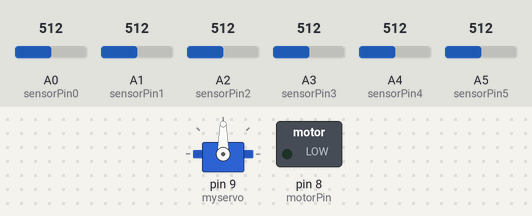
The sketch below on a simulated Arduino Uno, built with avr-gcc and run on an emulated ATmega328P. Parts: servo, switched loads named in the sketch (green lamp = pin HIGH). The inputs (shaded band) are chosen by the test bench; at power-on: A0 (sensorPin0) = 512, A1 (sensorPin1) = 512, A2 (sensorPin2) = 512, A3 (sensorPin3) = 512, A4 (sensorPin4) = 512, A5 (sensorPin5) = 512.

Above: at 1.2 s.
1.3 s: A0 (sensorPin0) set to 524
At 1.7 s:
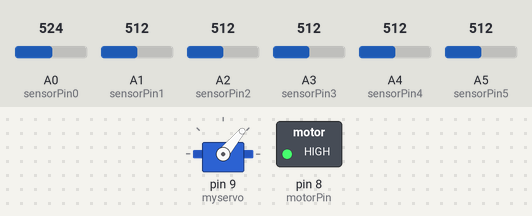
2.8 s: A1 (sensorPin1) set to 536
At 3.4 s:
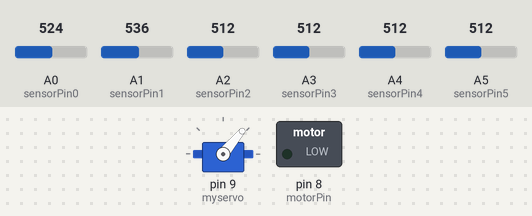
4.3 s: A2 (sensorPin2) set to 528
5.8 s: A2 (sensorPin2) set to 554
At 7.0 s:
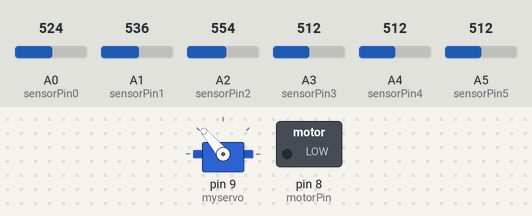
7.3 s: A3 (sensorPin3) set to 716
At 7.9 s:
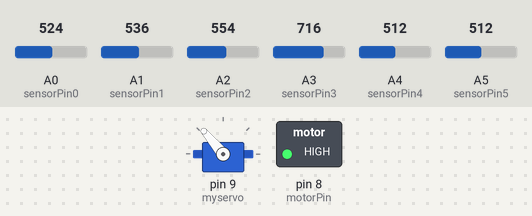
8.8 s: A4 (sensorPin4) set to 992
At 9.4 s:
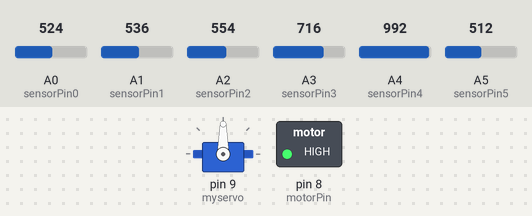
Timing chart, 0 to 11.3 s (numbered marks = the images above; inputs shaded):
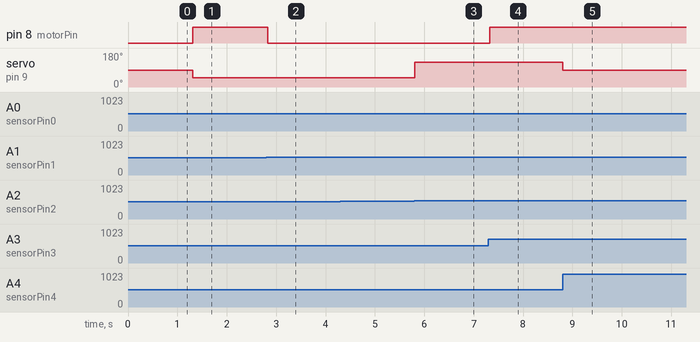

The sketch:

photobot2.ino
```cpp
#include <Servo.h>
int sensorPin0 = 0;
int sensorPin1 = 1;
int sensorPin2 = 2;
int sensorPin3 = 3;
int sensorPin4 = 4;
int sensorPin5 = 5;

int hacheurPin = 7;
int motorPin = 8;


Servo myservo;  // create servo object to control a servo
                // a maximum of eight servo objects can be created
int pos=90;    // variable to store the servo position

void setup()
{
  myservo.attach(9);  // attaches the servo on pin 9 to the servo object
  pinMode(motorPin,OUTPUT);

}


void loop()
{

  myservo.write(pos);
  delay(30);


  while(1)
  {
  if((analogRead(sensorPin0)>analogRead(sensorPin1)) && (analogRead(sensorPin0)>analogRead(sensorPin2)) && (analogRead(sensorPin0)>analogRead(sensorPin3)) && (analogRead(sensorPin0)>analogRead(sensorPin4)) && (analogRead(sensorPin0)>analogRead(sensorPin5)))
    {
       myservo.write(50);
       digitalWrite(motorPin,HIGH);
    }
  if((analogRead(sensorPin1)>analogRead(sensorPin0)) && (analogRead(sensorPin1)>analogRead(sensorPin2)) && (analogRead(sensorPin1)>analogRead(sensorPin3)) && (analogRead(sensorPin1)>analogRead(sensorPin4)) && (analogRead(sensorPin1)>analogRead(sensorPin5)))
    {
       myservo.write(50);
       digitalWrite(motorPin,LOW);
    }
  if((analogRead(sensorPin2)>analogRead(sensorPin0)) && (analogRead(sensorPin2)>analogRead(sensorPin1)) && (analogRead(sensorPin2)>analogRead(sensorPin3)) && (analogRead(sensorPin2)>analogRead(sensorPin4)) && (analogRead(sensorPin2)>analogRead(sensorPin5)))
    {
       myservo.write(130);
       digitalWrite(motorPin,LOW);
    }
  if((analogRead(sensorPin3)>analogRead(sensorPin0)) && (analogRead(sensorPin3)>analogRead(sensorPin1)) && (analogRead(sensorPin3)>analogRead(sensorPin2)) && (analogRead(sensorPin3)>analogRead(sensorPin4))&& (analogRead(sensorPin3)>analogRead(sensorPin5)))
    {
       myservo.write(130);
       digitalWrite(motorPin,HIGH);
    }
  if((analogRead(sensorPin4)>analogRead(sensorPin0)) && (analogRead(sensorPin4)>analogRead(sensorPin1)) && (analogRead(sensorPin4)>analogRead(sensorPin2)) && (analogRead(sensorPin4)>analogRead(sensorPin3))&& (analogRead(sensorPin4)>analogRead(sensorPin5)))
    {
       myservo.write(90);
       digitalWrite(motorPin,HIGH);
    }
  if((analogRead(sensorPin5)>analogRead(sensorPin0)) && (analogRead(sensorPin5)>analogRead(sensorPin1)) && (analogRead(sensorPin5)>analogRead(sensorPin2)) && (analogRead(sensorPin5)>analogRead(sensorPin4))&& (analogRead(sensorPin5)>analogRead(sensorPin3)))
    {
       myservo.write(90);
       digitalWrite(motorPin,LOW);
    }


    delay(30);///////////
}
  }
```

Measured:
- the behaviour switches between 512 and 513 on A0 (sensorPin0) (found by bisection; images 0 and 1)
- the behaviour switches between 524 and 525 on A1 (sensorPin1) (found by bisection; images 1 and 2)
- the behaviour switches between 536 and 537 on A2 (sensorPin2) (found by bisection; images 2 and 3)
- after the input at 1.3 s, pin 8 (motorPin): LOW → HIGH at once; servo on pin 9 (myservo): 90° → 50° at once
- after the input at 2.8 s, pin 8 (motorPin): HIGH → LOW at once
- after the input at 4.3 s, every drawn part: stays the same
- after the input at 5.8 s, servo on pin 9 (myservo): 50° → 130° at once
- after the input at 7.3 s, pin 8 (motorPin): LOW → HIGH at once
- after the input at 8.8 s, servo on pin 9 (myservo): 130° → 90° at once
